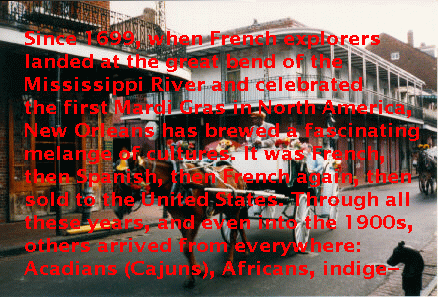
//> input picture images-1/image.png, 438 x 297 px
$ ./Main   (built with g++ and OpenCV 4)
//> lines starting //> are read from the running program, lines starting //| are printed output that depends on the picture; after the words box and inside, x2 and y2 are one past the last pixel; in counts of white or black regions, pixels touching at a corner belong together
#include <iostream>
#include <map>
#include <opencv2/opencv.hpp>

static const float a(0.073235f);
static const float b(0.176765f);
static const cv::Mat K = (cv::Mat_<float>(3, 3) << a, b, a, b, 0.0f, b, a, b, a);

void inpaint(const cv::Mat &src, const cv::Mat &mask, const cv::Mat kernel, cv::Mat &dst, int maxNumOfIter = 100)
{
	assert(src.type() == mask.type() && mask.type() == CV_8UC3);
	assert(src.size() == mask.size());
	assert(kernel.type() == CV_32F);

	// fill in the missing region with the input's average color
	auto avgColor = cv::sum(src) / (src.cols * src.rows);
	cv::Mat avgColorMat(1, 1, CV_8UC3);
	avgColorMat.at<cv::Vec3b>(0, 0) = cv::Vec3b(avgColor[0], avgColor[1], avgColor[2]);
	cv::resize(avgColorMat, avgColorMat, src.size(), 0.0, 0.0, cv::INTER_NEAREST);
	cv::Mat result = (mask / 255).mul(src) + (1 - mask / 255).mul(avgColorMat);

	// convolution
	int bSize = K.cols / 2;
	cv::Mat kernel3ch, inWithBorder;
	result.convertTo(result, CV_32FC3);
	cv::cvtColor(kernel, kernel3ch, cv::COLOR_GRAY2BGR);

	cv::copyMakeBorder(result, inWithBorder, bSize, bSize, bSize, bSize, cv::BORDER_REPLICATE);
	cv::Mat resInWithBorder = cv::Mat(inWithBorder, cv::Rect(bSize, bSize, result.cols, result.rows));

	const int ch = result.channels();
	for (int itr = 0; itr < maxNumOfIter; ++itr)
	{
		cv::copyMakeBorder(result, inWithBorder, bSize, bSize, bSize, bSize, cv::BORDER_REPLICATE);

		for (int r = 0; r < result.rows; ++r)
		{
			const uchar *pMask = mask.ptr(r);
			float *pRes = result.ptr<float>(r);
			for (int c = 0; c < result.cols; ++c)
			{
				if (pMask[ch * c] == 0)
				{
					cv::Rect rectRoi(c, r, K.cols, K.rows);
					cv::Mat roi(inWithBorder, rectRoi);

					auto sum = cv::sum(kernel3ch.mul(roi));
					pRes[ch * c + 0] = sum[0];
					pRes[ch * c + 1] = sum[1];
					pRes[ch * c + 2] = sum[2];
				}
			}
		}

		// for debugging
		cv::imshow("Inpainting...", result / 255.0f);
		cv::waitKey(1);
	}

	result.convertTo(dst, CV_8UC3);
}


std::map<std::string, std::string> path =
{
	{"Image", "images-1/image.png"},
	{"Mask", "images-1/mask.png"},
	{"Output", "images-1/inpaint.png"}
};

int main()
{
	cv::Mat src = cv::imread(path["Image"]);
//> src is the input picture: 297 rows x 438 cols, CV_8UC3; mean B, G, R 79.1, 85.3, 129.5
//> path = 3 items
	cv::Mat mask = cv::imread(path["Mask"]);
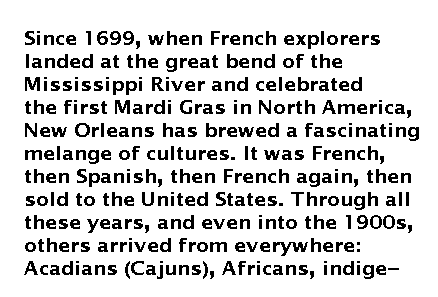
//> input picture images-1/mask.png, 438 x 297 px
//> mask is the input picture: 297 rows x 438 cols, CV_8UC3; 84.1% white; 353 black regions (26 under 20 px), largest, box (x1, y1, x2, y2) and area: (273, 242, 308, 256) 202, (25, 77, 40, 91) 135, (115, 100, 130, 114) 135
	cv::Mat res;

	cv::imshow("src", src);
	cv::imshow("mask", mask);
	cv::waitKey(1);

	std::cout << "inpainting...";
	inpaint(src, mask, K, res, 500);
//> in inpaint, `auto avgColor = cv::sum(src) / (src.cols * src.rows);`: avgColor = [79.13, 85.33, 129.5, 0]
//> in inpaint, `avgColorMat.at<cv::Vec3b>(0, 0) = cv::Vec3b(avgColor[0], avgColor[1], ..`: avgColorMat = [[79, 85, 129]]
//> in inpaint, `cv::resize(avgColorMat, avgColorMat, src.size(), 0.0, 0.0, cv::INTER_N..`:
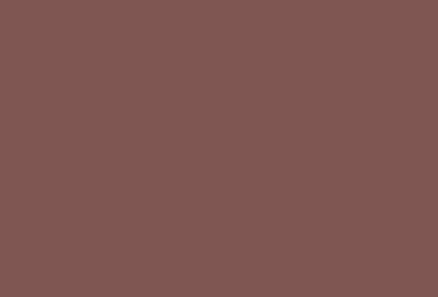
//> avgColorMat: 297 rows x 438 cols, CV_8UC3; mean B, G, R 79, 85, 129
//> the loop in inpaint, `for (int itr = 0; itr < maxNumOfIter; ++itr)` made 500 passes
//> pass 1, in inpaint, `cv::imshow("Inpainting...", result / 255.0f);`:
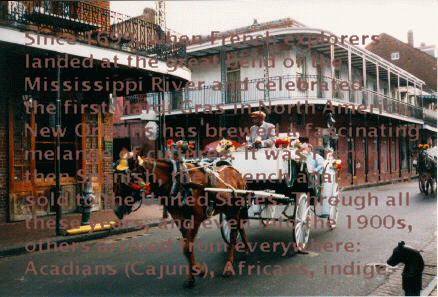
//> window 'Inpainting...': 297 rows x 438 cols, CV_8UC3; mean B, G, R 91.1, 98.7, 108.2
//> pass 2, in inpaint, `cv::copyMakeBorder(result, inWithBorder, bSize, bSize, bSize, bSize, c..`:
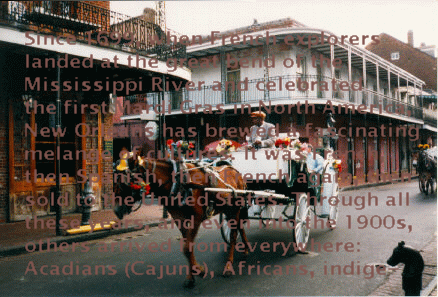
//> result: 297 rows x 438 cols, CV_32FC3; mean B, G, R 91.1, 98.7, 108.2
//> pass 2, in inpaint, `cv::copyMakeBorder(result, inWithBorder, bSize, bSize, bSize, bSize, c..`:
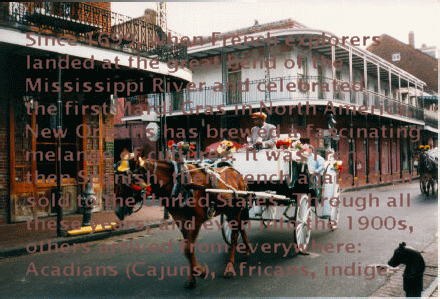
//> inWithBorder: 299 rows x 440 cols, CV_32FC3; mean B, G, R 91.6, 99.2, 108.5
//> after the loop in inpaint, `for (int itr = 0; itr < maxNumOfIter; ++itr)`:
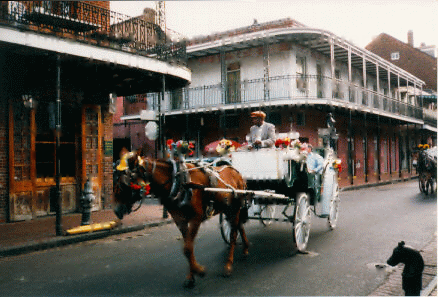
//> result: 297 rows x 438 cols, CV_32FC3; 15.94% of pixels changed, all inside (x1, y1, x2, y2) = (24, 31, 419, 279)
//> after the loop in inpaint, `for (int itr = 0; itr < maxNumOfIter; ++itr)`:
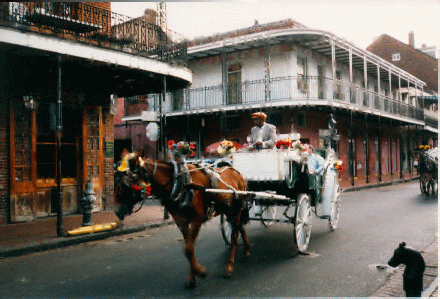
//> inWithBorder: 299 rows x 440 cols, CV_32FC3; 15.76% of pixels changed, all inside (x1, y1, x2, y2) = (25, 32, 420, 280)
//> K = [[0.0732, 0.177, 0.0732], [0.177, 0, 0.177], [0.0732, 0.177, 0.0732]]
	std::cout << " done!" << std::endl;

	cv::imwrite(path["Output"], res);
	cv::imshow("Convolutional Inpainting (Result)", res);
	cv::waitKey();
}
